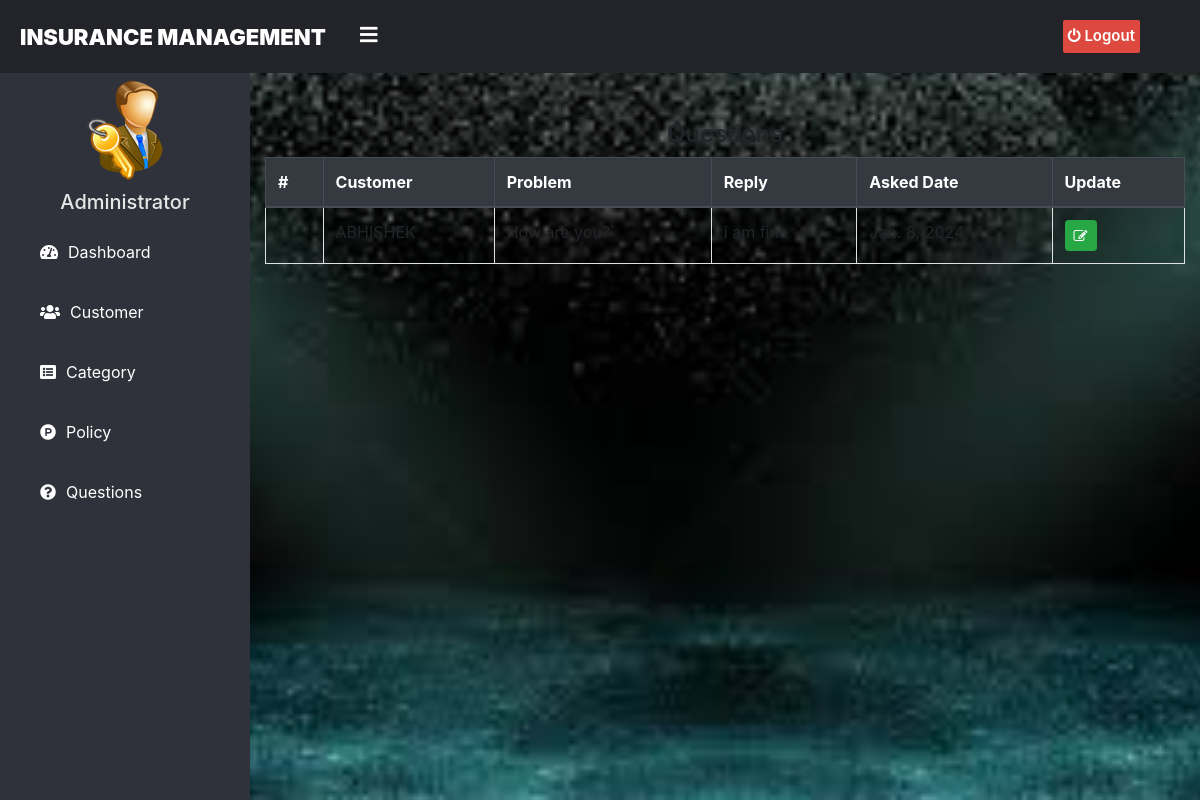
The page /admin-question on the database its author committed.
### insurance/models.py (models this page shows, shortened)
class Question(models.Model):
    customer= models.ForeignKey(Customer, on_delete=models.CASCADE)
    description =models.CharField(max_length=500)
    admin_comment=models.CharField(max_length=200,default='Nothing')
    asked_date =models.DateField(auto_now=True)

### customer/models.py (models this page shows, shortened)
class Customer(models.Model):
    user=models.OneToOneField(User,on_delete=models.CASCADE)
    profile_pic= models.ImageField(upload_to='profile_pic/Customer/',null=True,blank=True)
    address = models.CharField(max_length=40)
    mobile = models.CharField(max_length=20,null=False)
    def __str__(self):
        return self.user.first_name

### insurance/views.py (the view)
# urls.py: path('admin-question', views.admin_question_view,name='admin-question'),
def admin_question_view(request):
    questions = models.Question.objects.all()
    return render(request,'insurance/admin_question.html',{'questions':questions})

### templates/insurance/admin_question.html (shortened to what this page needs)
{% extends 'insurance/adminbase.html' %}
{% block content %}
{%load static%}
<head>
  <link href="http://netdna.bootstrapcdn.com/bootstrap/4.0.0-beta/css/bootstrap.min.css" rel="stylesheet">
    <link rel="stylesheet" href="https://maxcdn.bootstrapcdn.com/bootstrap/4.4.1/css/bootstrap.min.css">
    <link href="https://maxcdn.bootstrapcdn.com/font-awesome/4.3.0/css/font-awesome.min.css" rel="stylesheet">
</head>
<div class="container">
  <div class="panel panel-primary">
    <div class="panel-heading">
      <h4 class="text-center">Questions</h4>
    </div>
    <table class="table table-hover table-bordered table-striped" id="dev-table">
      <thead class="thead-dark">
        <tr>
            <th>#</th>
          <th>Customer</th>
          <th> Problem</th>
          <th> Reply</th>
          <th> Asked Date</th>
             <th>Update</th>
        </tr>
      </thead>
      {% for t in questions %}
      <tr>
        <td> {{ forloop.counter }}</td>
        <td> {{t.customer}}</td>
        <td> {{t.description}}</td>
        <td> {{t.admin_comment}}</td>
        <td> {{t.asked_date}}</td>
        <td><a class="btn btn-success btn-sm" href="{% url 'update-question' t.id  %}"><span class="fa fa-edit"></span></a></td>
      </tr>
      {% endfor %}
    </table>
  </div>
</div>
<br><br><br><br><br><br>
{% endblock content %}

### templates/insurance/adminbase.html (style rules this page uses)
a:link { text-decoration: none; }
body { margin: 0; padding: 0; font-family: "Gill Sans", sans-serif;; }

### templates/insurance/admin_question.html (style rules this page uses)
a:link { text-decoration: none; }

### rows shown on the page
Question: customer "ABHISHEK", description "How are you?`", admin_comment "i am fine", asked_date "Jan. 8, 2024"
